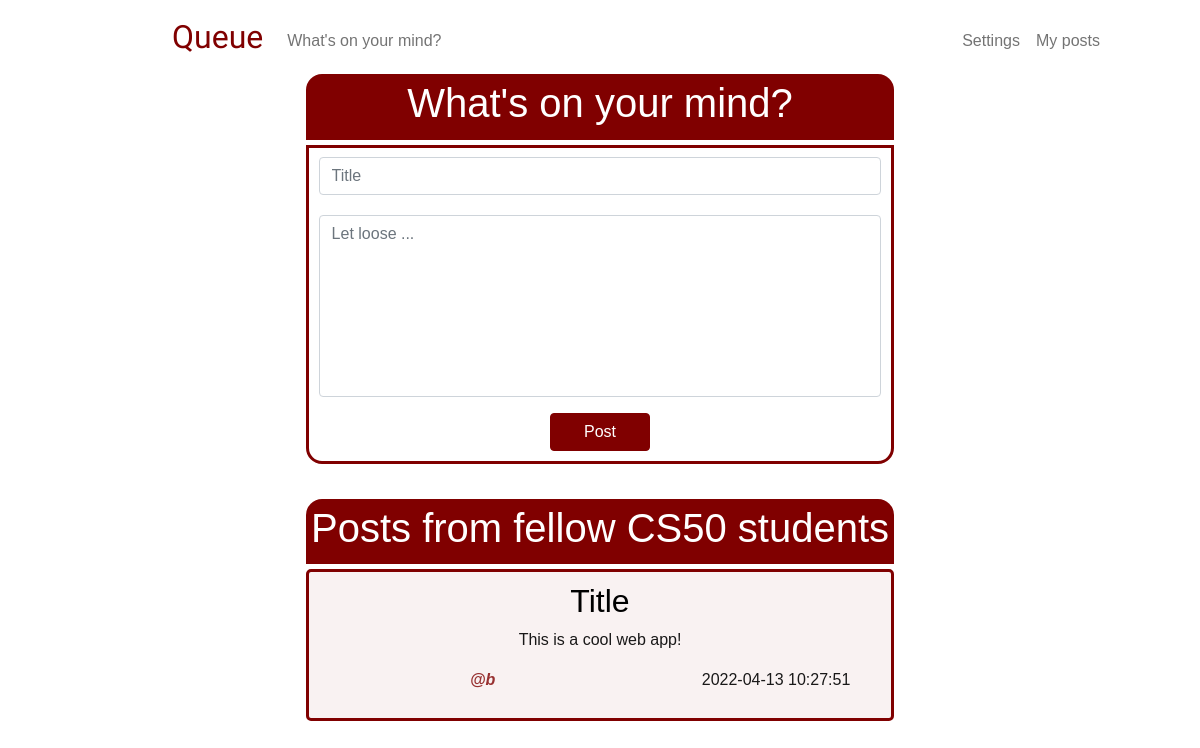
/ (signed in), run on an earlier commit of the app's database.
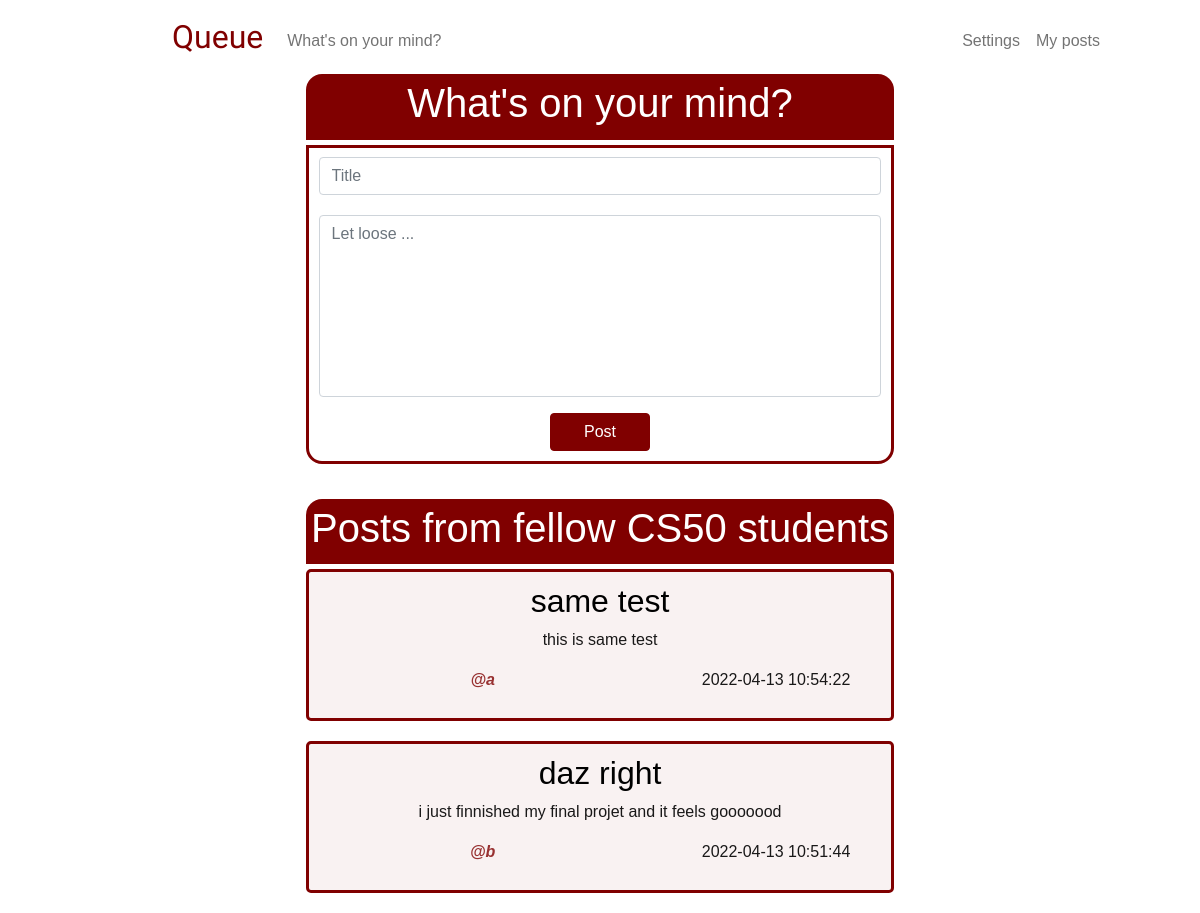
And on a later commit of the database.
### tables this page shows
CREATE TABLE 'posts' ('id' INTEGER PRIMARY KEY NOT NULL, 'content' TEXT NOT NULL, 'time' DATETIME DEFAULT CURRENT_TIMESTAMP, title TEXT, 'user_id'  INTEGER NOT NULL  , 'username' TEXT);

### app.py (the view)
@app.route("/", methods=["GET", "POST"])
@login_required
def home():
    if request.method == "POST":
        title = request.form.get("title")
        content = request.form.get("content")
        if not request.form.get("title"):
            error_title = "*Add a title"
            posts = db.execute("SELECT * FROM posts ORDER BY time DESC")
            return render_template("home.html", error_title=error_title, posts=posts, content=content)
        elif not request.form.get("content"):
            error_content = "Nothing is on your mind?"
            posts = db.execute("SELECT * FROM posts ORDER BY time DESC")
            return render_template("home.html", error_content=error_content, posts=posts, title=title)
        else:
            user = db.execute ("SELECT username FROM users WHERE id = ?", session["user_id"])
            username = user[0]["username"]
            filtered_title = pf.censor(request.form.get("title"))
            filtered_content = pf.censor(request.form.get("content"))
            db.execute("INSERT INTO posts (username, user_id, title, content) VALUES (?, ?, ?, ?)", username, session["user_id"], filtered_title, filtered_content)
            posts = db.execute("SELECT * FROM posts ORDER BY time DESC")
            return render_template("home.html", posts=posts)
    else:
        posts = db.execute("SELECT * FROM posts ORDER BY time DESC")
        return render_template("home.html", posts=posts)

### login_required.py (called while the page is built)
def login_required(f):
    @wraps(f)
    def decorated_function(*args, **kwargs):
        if session.get("user_id") is None:
            return redirect("/login")
        return f(*args, **kwargs)
    return decorated_function

### templates/home.html (shortened to what this page needs)
{% extends "layout.html" %}
{% block main %}
    <div class="users-post-header">
        <h1> What's on your mind? </h1>
    </div>
    <div class="users-post-container">
        <form action="/" method="post">
            <div class="mb-3">
                <input class="form-control" id="title" name="title" placeholder="Title" type="text" value="{{ title }}">
            </div>
            <div class="mb-3">
                <textarea class="form-control" id="content" name="content" placeholder="Let loose ..." rows = "7" maxlength="500" style="resize: none" >{{ content }}</textarea>
            </div>
            <button class="btn btn-primary main-button" id="home-button" type="submit"> Post </button>
        </form>
    </div>
    <div class="others-post-header">
        <h1> Posts from fellow CS50 students </h1>
    </div>
    <div>
        {% for post in posts %}
            <div class="others-post-container">
                <h2>{{ post["title"] }} </h2>
                <p>{{ post["content"] }} </p>
                <div class="row">
                    <div class="column left">
                        <p class="username"><strong> @{{ post["username"] }} </strong></p>
                    </div>
                    <div class="column right">
                        <p> {{ post["time"] }} </p>
                    </div>
                </div>
            </div>
        {% endfor %}
    </div>
{% endblock %}

### templates/layout.html (shortened to what this page needs)
<!DOCTYPE html>
<html lang="en">
    <head>
        <link href="https://cdn.jsdelivr.net/npm/bootstrap@5.1.3/dist/css/bootstrap.min.css" rel="stylesheet">
        <link href="/static/styles.css" rel="stylesheet">
    </head>
    <body>
        <nav class="bg-light navbar navbar-expand-md navbar-light" id="white-bg">
            <div class="container-fluid">
                <a class="navbar-brand" href="/" id="logo">Queue</a>
                <div class="collapse navbar-collapse" id="navbar">
                    {% if session["user_id"] %}
                        <ul class="navbar-nav me-auto mt-2">
                            <li class="nav-item"><a class="nav-link" href="/">What's on your mind?</a></li>
                        </ul>
                        <ul class="navbar-nav ms-auto mt-2" id="rem5-right-padding">
                            <li class="nav-item"><a class="nav-link" href="/setting">Settings</a></li>
                            <li class="nav-item"><a class="nav-link" href="/my-posts"> My posts </a></li>
                        </ul>
                    {% else %}
                        <ul class="navbar-nav ms-auto mt-1" id="rem5-right-padding">
                            <li class="nav-item"><a class="nav-link" href="/register">Register</a></li>
                            <li class="nav-item"><a class="nav-link" href="/login">Log In</a></li>
                        </ul>
                    {% endif %}
                </div>
            </div>
        </nav>
        <main class="container-fluid text-center">
            {% block main %}{% endblock %}
        </main>
    </body>
</html>

### static/styles.css (style rules this page uses)
#white-bg { background-color: white !important; }
nav .navbar-brand { font-size: xx-large; }
#logo { font-family: 'ZCOOL XiaoWei', serif !important; color: rgb(128, 0, 0); padding-left: 10rem; }
.users-post-header { background-color: rgb(128, 0, 0); color: rgb(255, 255, 255); margin: 0 25% 0 25%; padding: 0.3rem; text-align: center; border-radius: 1rem 1rem 0 0; }
.users-post-container { background-color: rgba(255, 255, 255, 0.9); border: solid; border-width: 3px; border-color: rgb(128, 0, 0); color: rgb(128, 0, 0); margin: 5px 25% 20px 25%; padding: 0.6rem; text-align: center; border-radius: 0 0 1rem 1rem; }
.others-post-header { background-color: rgb(128, 0, 0); color: rgb(255, 255, 255); margin: 35px 25% 0 25%; padding: 0.3rem; text-align: center; border-radius: 1rem 1rem 0 0; }
.others-post-container { background-color: rgba(128, 0, 0, 0.05); border: solid; border-width: 3px; border-color: rgb(128, 0, 0); color: rgb(0, 0, 0); margin: 5px 25% 20px 25%; padding: 0.6rem; text-align: center; border-radius: 5px; }
.main-button, .main-button:hover { background-color: rgb(128, 0, 0); color: rgb(255, 255, 255); border-color: rgb(128, 0, 0); width:100px; font-size: 16px; }
.username { color:rgba(128, 0, 0, 0.8); font-style: italic; }
.row { display: flex !important; }
.column { float: left; }
.left { width: 60% !important; }
.right { width: 40% !important; }
#rem5-right-padding { padding-right: 5rem !important; }
h1 { font-size: 40px; }
p { color:rgba(0, 0, 0, 0.9) ; }
* { font-family: Verdana, Geneva, Tahoma, sans-serif; }
input { margin-bottom: 20px !important; }

What changed in the data, as far as the page shows it:
removed posts: title "Title", content "This is a cool web app!", username "b", time "2022-04-13 10:27:51"
added posts: title "same test", content "this is same test", username "a", time "2022-04-13 10:54:22"
added posts: title "daz right", content "i just finnished my final projet and it feels gooooood", username "b", time "2022-04-13 10:51:44"
